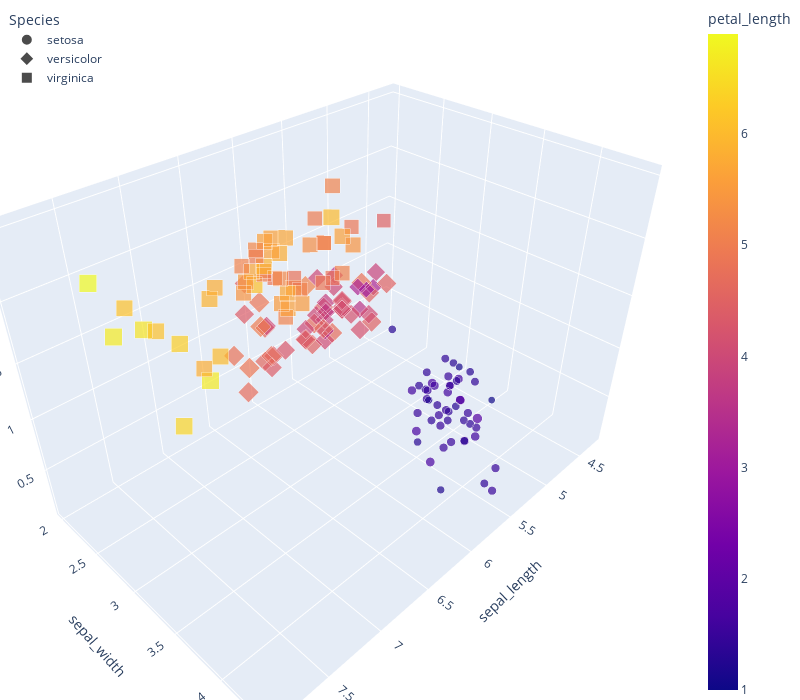

Notebook code for this chart:
### Markdown cell above
## 3-D Plot with Plotly

Hold left click to rotate, hold right click to pan, scroll to zoom, and hover over data points to get data specific information.

### Code cell
multi_plot2 = px.scatter_3d(iris , x='sepal_length', y='sepal_width', z='petal_width', color='petal_length', size='petal_length', size_max=18, symbol='Species', opacity=0.7)
multi_plot2.update_layout(margin=dict(l=0, r=0, b=0, t=0),width=800, height=700,legend=dict( yanchor="top", y=0.99, xanchor="left", x=0.01 ) ) 

multi_plot2.show()

### Figure 1 — Plotly figure (JSON) as saved in the notebook; plotly's stock layout.template omitted (floating-point values rounded to 4 significant figures)
{"data": [{"hovertemplate": "Species=setosa<br>sepal_length=%{x}<br>sepal_width=%{y}<br>petal_width=%{z}<br>petal_length=%{marker.color}<extra></extra>", "legendgroup": "setosa", "marker": {"color": [1.4, 1.4, 1.3, 1.5, 1.4, 1.7, 1.4, 1.5, 1.4, 1.5, 1.5, 1.6, 1.4, 1.1, 1.2, 1.5, 1.3, 1.4, 1.7, 1.5, 1.7, 1.5, 1, 1.7, 1.9, 1.6, 1.6, 1.5, 1.4, 1.6, 1.6, 1.5, 1.5, 1.4, 1.5, 1.2, 1.3, 1.4, 1.3, 1.5, 1.3, 1.3, 1.3, 1.6, 1.9, 1.4, 1.6, 1.4, 1.5, 1.4], "coloraxis": "coloraxis", "opacity": 0.7, "size": [1.4, 1.4, 1.3, 1.5, 1.4, 1.7, 1.4, 1.5, 1.4, 1.5, 1.5, 1.6, 1.4, 1.1, 1.2, 1.5, 1.3, 1.4, 1.7, 1.5, 1.7, 1.5, 1, 1.7, 1.9, 1.6, 1.6, 1.5, 1.4, 1.6, 1.6, 1.5, 1.5, 1.4, 1.5, 1.2, 1.3, 1.4, 1.3, 1.5, 1.3, 1.3, 1.3, 1.6, 1.9, 1.4, 1.6, 1.4, 1.5, 1.4], "sizemode": "area", "sizeref": 0.0213, "symbol": "circle"}, "mode": "markers", "name": "setosa", "scene": "scene", "showlegend": true, "type": "scatter3d", "x": [5.1, 4.9, 4.7, 4.6, 5, 5.4, 4.6, 5, 4.4, 4.9, 5.4, 4.8, 4.8, 4.3, 5.8, 5.7, 5.4, 5.1, 5.7, 5.1, 5.4, 5.1, 4.6, 5.1, 4.8, 5, 5, 5.2, 5.2, 4.7, 4.8, 5.4, 5.2, 5.5, 4.9, 5, 5.5, 4.9, 4.4, 5.1, 5, 4.5, 4.4, 5, 5.1, 4.8, 5.1, 4.6, 5.3, 5], "y": [3.5, 3, 3.2, 3.1, 3.6, 3.9, 3.4, 3.4, 2.9, 3.1, 3.7, 3.4, 3, 3, 4, 4.4, 3.9, 3.5, 3.8, 3.8, 3.4, 3.7, 3.6, 3.3, 3.4, 3, 3.4, 3.5, 3.4, 3.2, 3.1, 3.4, 4.1, 4.2, 3.1, 3.2, 3.5, 3.6, 3, 3.4, 3.5, 2.3, 3.2, 3.5, 3.8, 3, 3.8, 3.2, 3.7, 3.3], "z": [0.2, 0.2, 0.2, 0.2, 0.2, 0.4, 0.3, 0.2, 0.2, 0.1, 0.2, 0.2, 0.1, 0.1, 0.2, 0.4, 0.4, 0.3, 0.3, 0.3, 0.2, 0.4, 0.2, 0.5, 0.2, 0.2, 0.4, 0.2, 0.2, 0.2, 0.2, 0.4, 0.1, 0.2, 0.2, 0.2, 0.2, 0.1, 0.2, 0.2, 0.3, 0.3, 0.2, 0.6, 0.4, 0.3, 0.2, 0.2, 0.2, 0.2]}, {"hovertemplate": "Species=versicolor<br>sepal_length=%{x}<br>sepal_width=%{y}<br>petal_width=%{z}<br>petal_length=%{marker.color}<extra></extra>", "legendgroup": "versicolor", "marker": {"color": [4.7, 4.5, 4.9, 4, 4.6, 4.5, 4.7, 3.3, 4.6, 3.9, 3.5, 4.2, 4, 4.7, 3.6, 4.4, 4.5, 4.1, 4.5, 3.9, 4.8, 4, 4.9, 4.7, 4.3, 4.4, 4.8, 5, 4.5, 3.5, 3.8, 3.7, 3.9, 5.1, 4.5, 4.5, 4.7, 4.4, 4.1, 4, 4.4, 4.6, 4, 3.3, 4.2, 4.2, 4.2, 4.3, 3, 4.1], "coloraxis": "coloraxis", "opacity": 0.7, "size": [4.7, 4.5, 4.9, 4, 4.6, 4.5, 4.7, 3.3, 4.6, 3.9, 3.5, 4.2, 4, 4.7, 3.6, 4.4, 4.5, 4.1, 4.5, 3.9, 4.8, 4, 4.9, 4.7, 4.3, 4.4, 4.8, 5, 4.5, 3.5, 3.8, 3.7, 3.9, 5.1, 4.5, 4.5, 4.7, 4.4, 4.1, 4, 4.4, 4.6, 4, 3.3, 4.2, 4.2, 4.2, 4.3, 3, 4.1], "sizemode": "area", "sizeref": 0.0213, "symbol": "diamond"}, "mode": "markers", "name": "versicolor", "scene": "scene", "showlegend": true, "type": "scatter3d", "x": [7, 6.4, 6.9, 5.5, 6.5, 5.7, 6.3, 4.9, 6.6, 5.2, 5, 5.9, 6, 6.1, 5.6, 6.7, 5.6, 5.8, 6.2, 5.6, 5.9, 6.1, 6.3, 6.1, 6.4, 6.6, 6.8, 6.7, 6, 5.7, 5.5, 5.5, 5.8, 6, 5.4, 6, 6.7, 6.3, 5.6, 5.5, 5.5, 6.1, 5.8, 5, 5.6, 5.7, 5.7, 6.2, 5.1, 5.7], "y": [3.2, 3.2, 3.1, 2.3, 2.8, 2.8, 3.3, 2.4, 2.9, 2.7, 2, 3, 2.2, 2.9, 2.9, 3.1, 3, 2.7, 2.2, 2.5, 3.2, 2.8, 2.5, 2.8, 2.9, 3, 2.8, 3, 2.9, 2.6, 2.4, 2.4, 2.7, 2.7, 3, 3.4, 3.1, 2.3, 3, 2.5, 2.6, 3, 2.6, 2.3, 2.7, 3, 2.9, 2.9, 2.5, 2.8], "z": [1.4, 1.5, 1.5, 1.3, 1.5, 1.3, 1.6, 1, 1.3, 1.4, 1, 1.5, 1, 1.4, 1.3, 1.4, 1.5, 1, 1.5, 1.1, 1.8, 1.3, 1.5, 1.2, 1.3, 1.4, 1.4, 1.7, 1.5, 1, 1.1, 1, 1.2, 1.6, 1.5, 1.6, 1.5, 1.3, 1.3, 1.3, 1.2, 1.4, 1.2, 1, 1.3, 1.2, 1.3, 1.3, 1.1, 1.3]}, {"hovertemplate": "Species=virginica<br>sepal_length=%{x}<br>sepal_width=%{y}<br>petal_width=%{z}<br>petal_length=%{marker.color}<extra></extra>", "legendgroup": "virginica", "marker": {"color": [6, 5.1, 5.9, 5.6, 5.8, 6.6, 4.5, 6.3, 5.8, 6.1, 5.1, 5.3, 5.5, 5, 5.1, 5.3, 5.5, 6.7, 6.9, 5, 5.7, 4.9, 6.7, 4.9, 5.7, 6, 4.8, 4.9, 5.6, 5.8, 6.1, 6.4, 5.6, 5.1, 5.6, 6.1, 5.6, 5.5, 4.8, 5.4, 5.6, 5.1, 5.1, 5.9, 5.7, 5.2, 5, 5.2, 5.4, 5.1], "coloraxis": "coloraxis", "opacity": 0.7, "size": [6, 5.1, 5.9, 5.6, 5.8, 6.6, 4.5, 6.3, 5.8, 6.1, 5.1, 5.3, 5.5, 5, 5.1, 5.3, 5.5, 6.7, 6.9, 5, 5.7, 4.9, 6.7, 4.9, 5.7, 6, 4.8, 4.9, 5.6, 5.8, 6.1, 6.4, 5.6, 5.1, 5.6, 6.1, 5.6, 5.5, 4.8, 5.4, 5.6, 5.1, 5.1, 5.9, 5.7, 5.2, 5, 5.2, 5.4, 5.1], "sizemode": "area", "sizeref": 0.0213, "symbol": "square"}, "mode": "markers", "name": "virginica", "scene": "scene", "showlegend": true, "type": "scatter3d", "x": [6.3, 5.8, 7.1, 6.3, 6.5, 7.6, 4.9, 7.3, 6.7, 7.2, 6.5, 6.4, 6.8, 5.7, 5.8, 6.4, 6.5, 7.7, 7.7, 6, 6.9, 5.6, 7.7, 6.3, 6.7, 7.2, 6.2, 6.1, 6.4, 7.2, 7.4, 7.9, 6.4, 6.3, 6.1, 7.7, 6.3, 6.4, 6, 6.9, 6.7, 6.9, 5.8, 6.8, 6.7, 6.7, 6.3, 6.5, 6.2, 5.9], "y": [3.3, 2.7, 3, 2.9, 3, 3, 2.5, 2.9, 2.5, 3.6, 3.2, 2.7, 3, 2.5, 2.8, 3.2, 3, 3.8, 2.6, 2.2, 3.2, 2.8, 2.8, 2.7, 3.3, 3.2, 2.8, 3, 2.8, 3, 2.8, 3.8, 2.8, 2.8, 2.6, 3, 3.4, 3.1, 3, 3.1, 3.1, 3.1, 2.7, 3.2, 3.3, 3, 2.5, 3, 3.4, 3], "z": [2.5, 1.9, 2.1, 1.8, 2.2, 2.1, 1.7, 1.8, 1.8, 2.5, 2, 1.9, 2.1, 2, 2.4, 2.3, 1.8, 2.2, 2.3, 1.5, 2.3, 2, 2, 1.8, 2.1, 1.8, 1.8, 1.8, 2.1, 1.6, 1.9, 2, 2.2, 1.5, 1.4, 2.3, 2.4, 1.8, 1.8, 2.1, 2.4, 2.3, 1.9, 2.3, 2.5, 2.3, 1.9, 2, 2.3, 1.8]}], "layout": {"coloraxis": {"colorbar": {"title": {"text": "petal_length"}}, "colorscale": [[0, "#0d0887"], [0.1111, "#46039f"], [0.2222, "#7201a8"], [0.3333, "#9c179e"], [0.4444, "#bd3786"], [0.5556, "#d8576b"], [0.6667, "#ed7953"], [0.7778, "#fb9f3a"], [0.8889, "#fdca26"], [1, "#f0f921"]]}, "height": 700, "legend": {"itemsizing": "constant", "title": {"text": "Species"}, "tracegroupgap": 0, "x": 0.01, "xanchor": "left", "y": 0.99, "yanchor": "top"}, "margin": {"b": 0, "l": 0, "r": 0, "t": 0}, "scene": {"domain": {"x": [0, 1], "y": [0, 1]}, "xaxis": {"title": {"text": "sepal_length"}}, "yaxis": {"title": {"text": "sepal_width"}}, "zaxis": {"title": {"text": "petal_width"}}}, "width": 800}}
